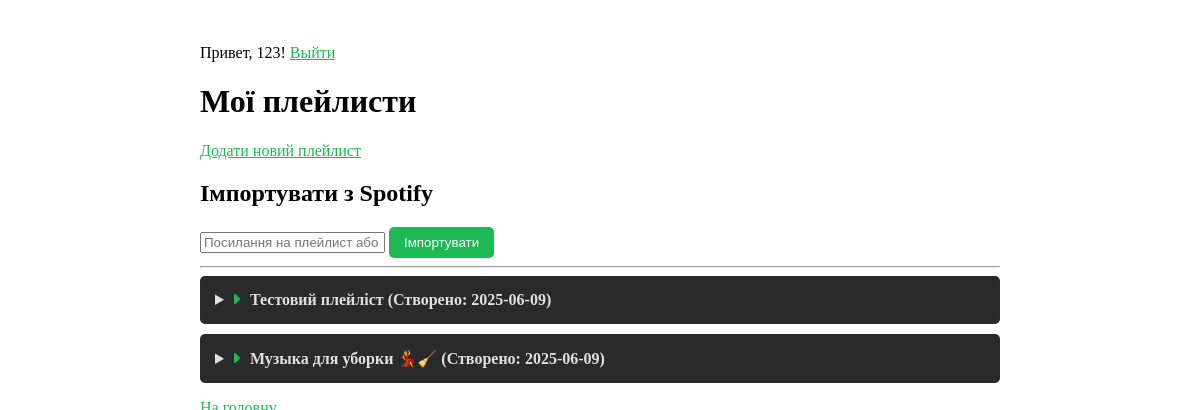
Page /playlists (signed in) on the committed database.
### database.py (models this page shows)
class User(db.Model, UserMixin):
    __tablename__ = 'user'
    id = db.Column(db.Integer, primary_key=True)
    username = db.Column(db.String(80), unique=True, nullable=False)
    password = db.Column(db.String(120), nullable=False)
    spotify_token = db.Column(db.String(255), nullable=True)
    playlists = db.relationship('Playlist', backref='user', lazy=True)

class Playlist(db.Model):
    __tablename__ = 'playlist'
    id = db.Column(db.Integer, primary_key=True)
    name = db.Column(db.String(120), nullable=False)
    user_id = db.Column(db.Integer, db.ForeignKey('user.id'), nullable=False)
    description = db.Column(db.Text, nullable=True)
    created_at = db.Column(db.DateTime, default=db.func.current_timestamp())
    songs = db.relationship('Song', backref='playlist', lazy=True)

### app.py (the view)
@app.route('/playlists')
@login_required
def playlists_page():
    playlists = Playlist.query.filter_by(user_id=current_user.id).all()
    return render_template('playlists.html', playlists=playlists)

### app.py (called while the page is built)
@login_manager.user_loader
def user_loader(user_id):
    return User.query.get(int(user_id))

### templates/playlists.html (shortened to what this page needs)
{% extends "base.html" %}
{% block content %}
<h1>Мої плейлисти</h1>
<p><a href="{{ url_for('add_playlist') }}">Додати новий плейлист</a></p>
<h2>Імпортувати з Spotify</h2>
<form method="POST" action="{{ url_for('import_spotify_playlist') }}">
    <input type="text" name="playlist_url" placeholder="Посилання на плейлист або альбом Spotify" required>
    <button type="submit">Імпортувати</button>
</form>
<hr>
{% if playlists %}
    {% for playlist in playlists %}
        <details>
            <summary>{{ playlist.name }} (Створено: {{ playlist.created_at.strftime('%Y-%m-%d') }})</summary>
        </details>
    {% endfor %}
{% else %}
    <p>У вас поки немає плейлистів.</p>
{% endif %}
<p><a href="{{ url_for('home') }}">На головну</a></p>
{% endblock %}

### templates/base.html (shortened to what this page needs)
<!DOCTYPE html>
<html lang="ru" data-theme="dark">
<head>
    <link rel="stylesheet" href="https://cdn.jsdelivr.net/npm/@picocss/pico@2/css/pico.min.css">
    <link rel="stylesheet" href="https://cdnjs.cloudflare.com/ajax/libs/font-awesome/6.5.1/css/all.min.css">
</head>
<body>
    <main class="container">
        <header>
            {% if current_user.is_authenticated %}
                <p>Привет, {{ current_user.username }}! <a href="{{ url_for('logout') }}">Выйти</a></p>
            {% endif %}
        </header>
        {% block content %}{% endblock %}
    </main>
</body>
</html>

### templates/base.html (style rules this page uses)
.container { max-width: 800px; margin: 0 auto; padding: 20px; }
a { color: #1db954; }
details { margin-bottom: 10px; background-color: #2a2a2a; border-radius: 5px; padding: 5px; }
summary { cursor: pointer; padding: 10px; font-weight: bold; color: #e0e0e0; }
summary::marker, summary::-webkit-details-marker { display: none; }
summary::before { content: "\f0da"; font-family: "Font Awesome 6 Free"; font-weight: 900; margin-right: 10px; color: #1db954; }
button, input[type="submit"] { background-color: #1db954; color: #fff; border: none; padding: 8px 15px; border-radius: 5px; cursor: pointer; transition: background-color 0.3s; }

### rows in the picture
User: username "123"
Playlist: name "Тестовий плейлiст", created_at "2025-06-09"
Playlist: name "Музыка для уборки 💃🧹", created_at "2025-06-09"
